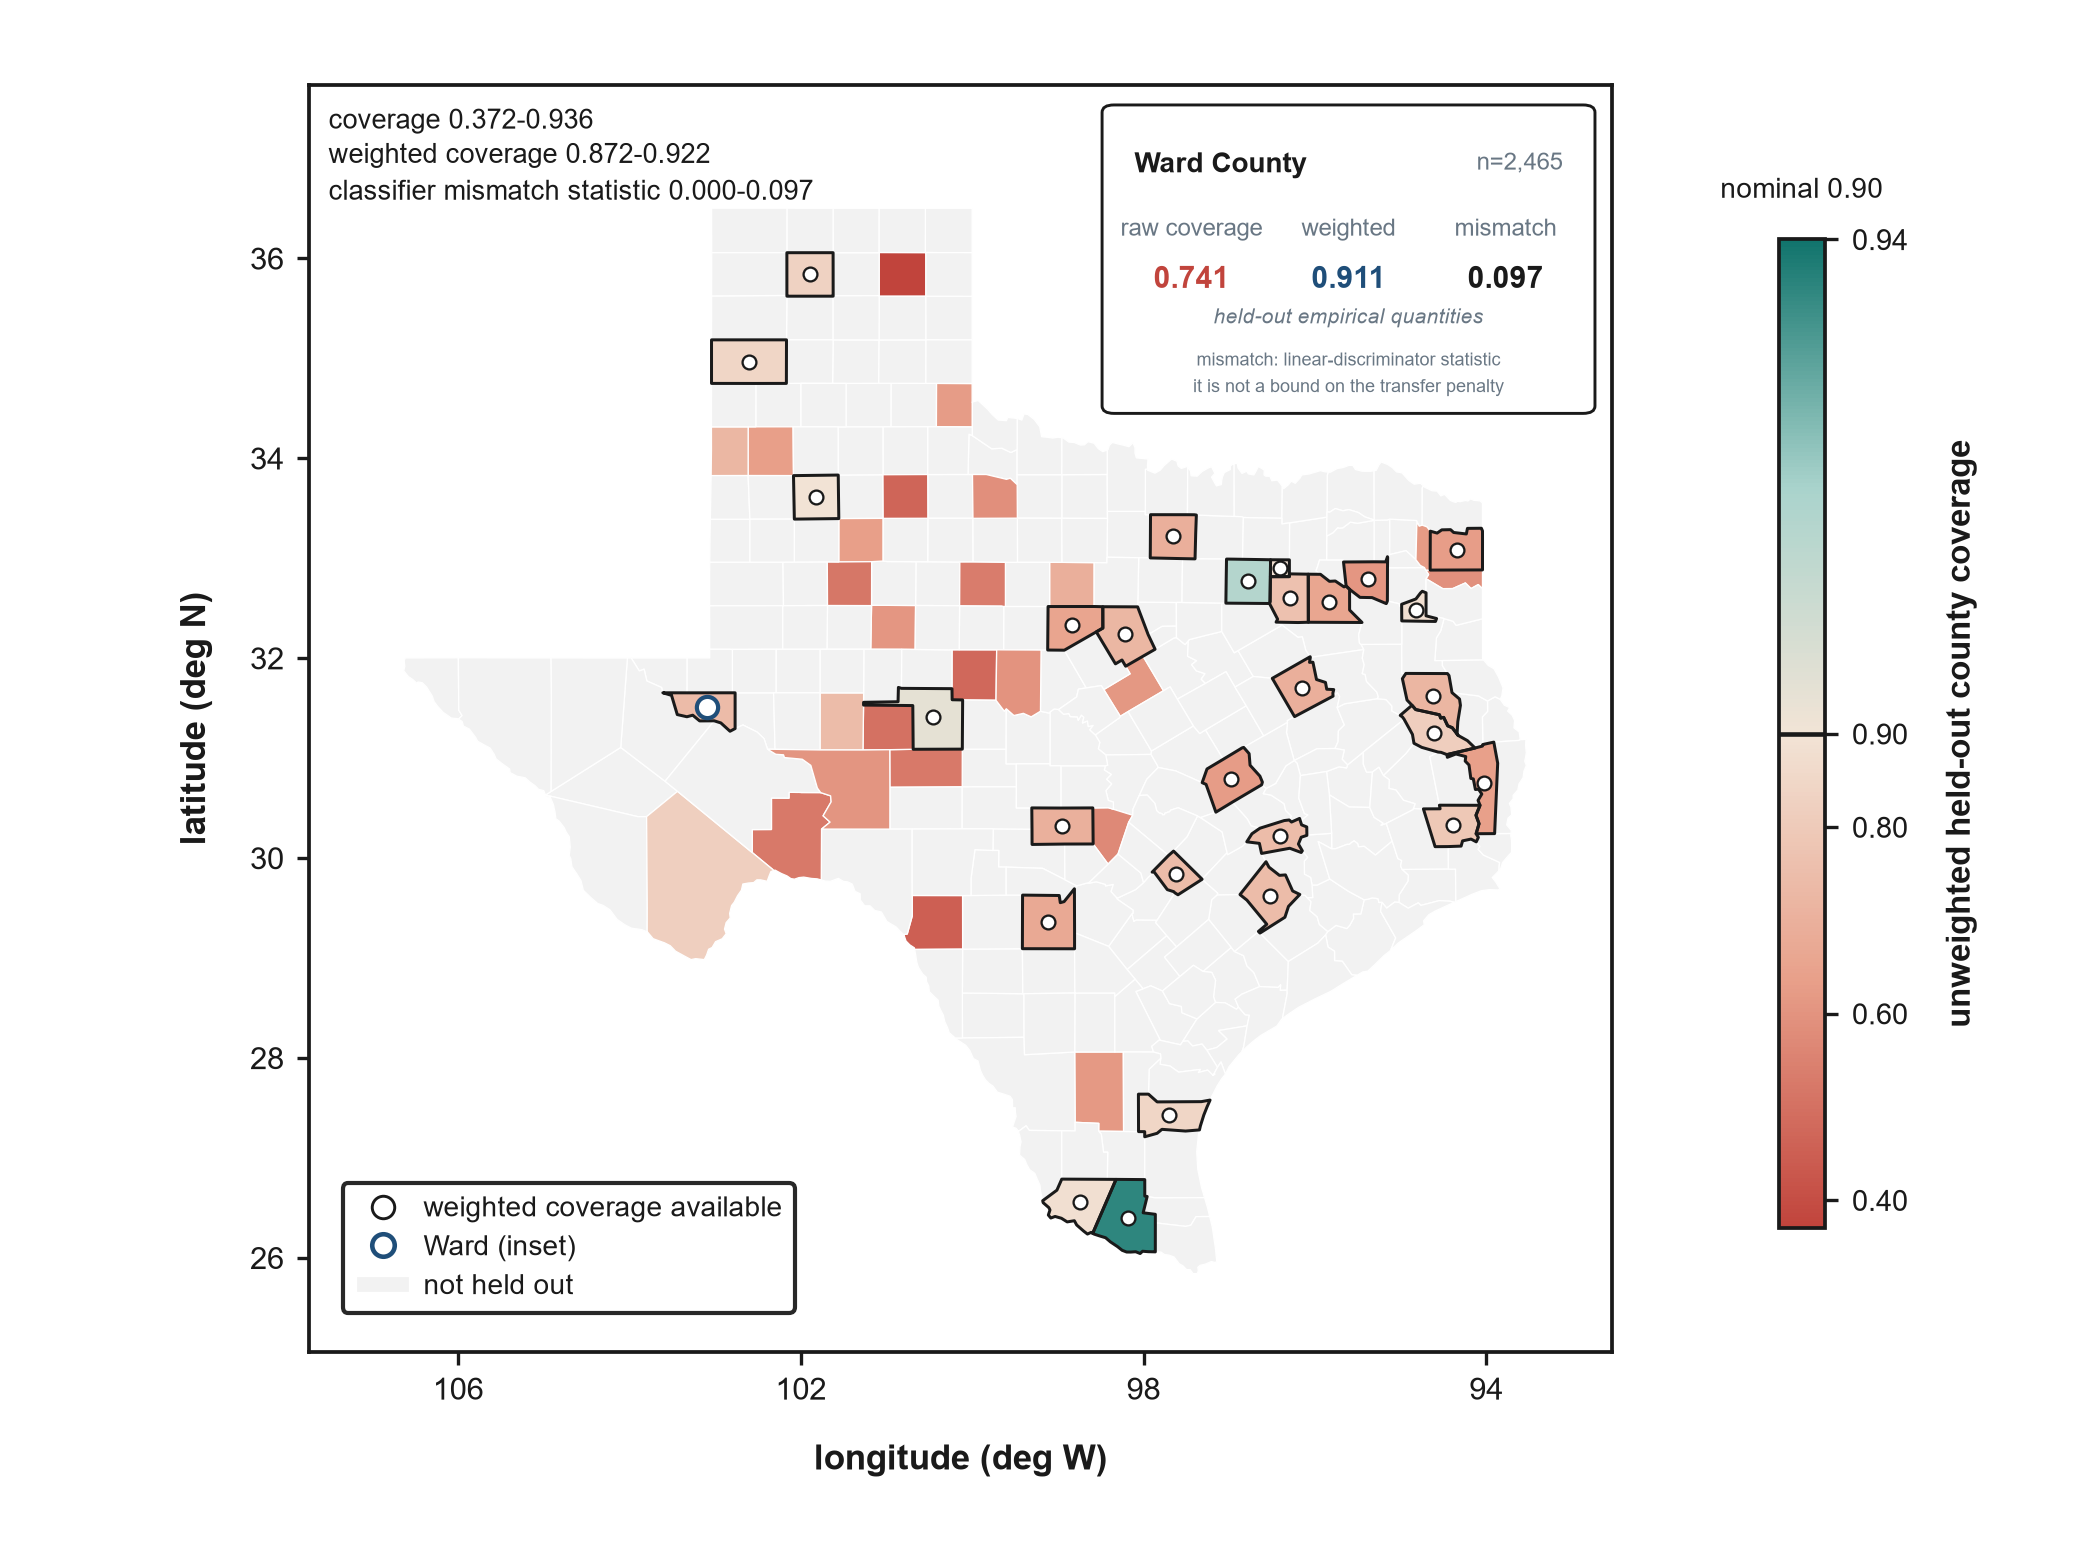

Here is the Python script that generated this plot:
"""
Figure 6 -- Texas county map of spatial transfer certificates.

Builds the figure directly from the E6 result parquet and the locked
Census county shapefile. The axis/tick typography follows Fig. 2 exactly:
bold 8.5 pt axis labels, 7.5 pt tick labels, 0.9 pt spines, 3 pt ticks, and
9 pt label padding.
"""
from __future__ import annotations

from pathlib import Path
import struct

import matplotlib
matplotlib.use("Agg")
from matplotlib import font_manager
import matplotlib.pyplot as plt
from matplotlib.collections import PolyCollection
from matplotlib.colors import LinearSegmentedColormap, TwoSlopeNorm
from matplotlib.lines import Line2D
from matplotlib.patches import FancyBboxPatch, Patch
import numpy as np
import pandas as pd


HERE = Path(__file__).resolve()
ROOT = next((p for p in HERE.parents if (p / "experiments" / "results").is_dir()), None)
if ROOT is None:
    raise FileNotFoundError("Could not locate repository root from script path")

RESULTS = ROOT / "experiments" / "results" / "e6_spatial.parquet"
SHP = ROOT / "data" / "interim" / "shapes" / "cb_2023_us_county_20m.shp"
DBF = SHP.with_suffix(".dbf")
OUT = HERE.parent

INK = "#1a1a1a"
CORAL = "#c1443c"
ACCENT_TEAL = "#11746c"
HDR_BLUE = "#1f4e79"
SLATE = "#697784"
MIST = "#e6eeec"
DIVERGING = [CORAL, "#e8a08a", "#f2e4d6", "#a9d3cc", ACCENT_TEAL]
NOT_HELD_OUT = "#f2f2f2"

for family in ("Helvetica Neue", "Helvetica", "Arial", "TeX Gyre Heros", "DejaVu Sans"):
    if any(family in f.name for f in font_manager.fontManager.ttflist):
        plt.rcParams["font.family"] = family
        break
plt.rcParams["pdf.fonttype"] = 42
plt.rcParams["ps.fonttype"] = 42
plt.rcParams["axes.unicode_minus"] = False
plt.rcParams.update({
    "font.size": 8.5,
    "axes.labelsize": 8.5,
    "axes.labelweight": "bold",
    "axes.labelpad": 9,
    "xtick.labelsize": 7.5,
    "ytick.labelsize": 7.5,
    "text.color": INK,
    "axes.labelcolor": INK,
    "xtick.color": INK,
    "ytick.color": INK,
    "axes.edgecolor": INK,
    "axes.linewidth": 0.9,
    "figure.dpi": 300,
    "savefig.dpi": 300,
})


def read_dbf_records(path: Path) -> list[dict[str, str]]:
    data = path.read_bytes()
    n_records = struct.unpack_from("<I", data, 4)[0]
    header_len = struct.unpack_from("<H", data, 8)[0]
    record_len = struct.unpack_from("<H", data, 10)[0]

    fields = []
    offset = 32
    while data[offset] != 0x0D:
        raw_name = data[offset:offset + 11].split(b"\x00", 1)[0]
        name = raw_name.decode("ascii", errors="ignore")
        length = data[offset + 16]
        fields.append((name, length))
        offset += 32

    records = []
    for i in range(n_records):
        pos = header_len + i * record_len
        if data[pos:pos + 1] == b"*":
            continue
        rec: dict[str, str] = {}
        cursor = pos + 1
        for name, length in fields:
            raw = data[cursor:cursor + length]
            rec[name] = raw.decode("utf-8", errors="replace").strip()
            cursor += length
        records.append(rec)
    return records


def read_shp_parts(path: Path) -> list[list[np.ndarray]]:
    data = path.read_bytes()
    pos = 100
    shapes: list[list[np.ndarray]] = []
    while pos < len(data):
        if pos + 8 > len(data):
            break
        content_words = struct.unpack(">i", data[pos + 4:pos + 8])[0]
        content_len = content_words * 2
        body = data[pos + 8:pos + 8 + content_len]
        pos += 8 + content_len
        if len(body) < 44:
            shapes.append([])
            continue
        shape_type = struct.unpack_from("<i", body, 0)[0]
        if shape_type == 0:
            shapes.append([])
            continue
        if shape_type != 5:
            raise ValueError(f"Expected Polygon shapefile, found shape type {shape_type}")
        n_parts = struct.unpack_from("<i", body, 36)[0]
        n_points = struct.unpack_from("<i", body, 40)[0]
        parts = list(struct.unpack_from(f"<{n_parts}i", body, 44))
        point_offset = 44 + 4 * n_parts
        points = np.array(struct.unpack_from(f"<{n_points * 2}d", body, point_offset), dtype=float).reshape(-1, 2)
        bounds = parts + [n_points]
        shapes.append([points[bounds[j]:bounds[j + 1]] for j in range(n_parts)])
    return shapes


def polygon_centroid(poly: np.ndarray) -> tuple[float, float, float]:
    x = poly[:, 0]
    y = poly[:, 1]
    cross = x * np.roll(y, -1) - np.roll(x, -1) * y
    area_signed = 0.5 * cross.sum()
    if abs(area_signed) < 1e-12:
        return float(x.mean()), float(y.mean()), 0.0
    cx = ((x + np.roll(x, -1)) * cross).sum() / (6 * area_signed)
    cy = ((y + np.roll(y, -1)) * cross).sum() / (6 * area_signed)
    return float(cx), float(cy), abs(area_signed)


def multipart_centroid(parts: list[np.ndarray]) -> tuple[float, float]:
    weighted = [polygon_centroid(p) for p in parts if len(p) >= 3]
    total = sum(w for _, _, w in weighted)
    if total <= 0:
        pts = np.vstack(parts)
        return float(pts[:, 0].mean()), float(pts[:, 1].mean())
    return (
        sum(cx * w for cx, _, w in weighted) / total,
        sum(cy * w for _, cy, w in weighted) / total,
    )


e6 = pd.read_parquet(RESULTS)
e6["county_key"] = e6["county"].str.upper()
coverage = dict(zip(e6["county_key"], e6["unw_coverage"]))
certified = set(e6.loc[e6["n_test"] >= 2000, "county_key"])
alpha = float(e6["alpha"].iloc[0])
nominal = 1 - alpha

records = read_dbf_records(DBF)
shapes = read_shp_parts(SHP)

cmap = LinearSegmentedColormap.from_list("choir_coverage_diverging", DIVERGING)
norm = TwoSlopeNorm(vmin=0.37, vcenter=nominal, vmax=0.94)

polys = []
facecolors = []
heldout_polys = []
cert_polys = []
centroids: dict[str, tuple[float, float]] = {}

for rec, parts in zip(records, shapes):
    if rec.get("STATEFP") != "48" or not parts:
        continue
    name = rec["NAME"].upper()
    cov = coverage.get(name)
    centroids[name] = multipart_centroid(parts)
    for part in parts:
        polys.append(part)
        if cov is None:
            facecolors.append(NOT_HELD_OUT)
        else:
            facecolors.append(cmap(norm(float(cov))))
            heldout_polys.append(part)
            if name in certified:
                cert_polys.append(part)

fig = plt.figure(figsize=(7.0, 5.15), dpi=300)
ax = fig.add_axes([0.085, 0.125, 0.745, 0.82])

base = PolyCollection(polys, facecolors=facecolors, edgecolors="white", linewidths=0.32, zorder=1)
ax.add_collection(base)
if cert_polys:
    rings = PolyCollection(cert_polys, facecolors="none", edgecolors=INK, linewidths=0.72, zorder=3)
    ax.add_collection(rings)

cert_xy = np.array([centroids[name] for name in sorted(certified) if name in centroids])
ax.scatter(cert_xy[:, 0], cert_xy[:, 1], s=11, facecolor="white", edgecolor=INK,
           linewidth=0.55, zorder=4)

example = e6.loc[e6["county_key"].eq("WARD")].iloc[0]
ex_xy = centroids["WARD"]
ax.scatter([ex_xy[0]], [ex_xy[1]], s=26, facecolor="white", edgecolor=HDR_BLUE,
           linewidth=1.0, zorder=5)

ax.autoscale()
x0, x1 = ax.get_xlim()
y0, y1 = ax.get_ylim()
ax.set_xlim(x0 - 0.45, x1 + 0.35)
ax.set_ylim(y0 - 0.25, y1 + 0.70)
ax.set_aspect(1 / np.cos(np.deg2rad(31.0)))

ax.set_xlabel("longitude (deg W)")
ax.set_ylabel("latitude (deg N)")
xticks = [-106, -102, -98, -94]
yticks = [26, 28, 30, 32, 34, 36]
ax.set_xticks(xticks)
ax.set_xticklabels([f"{abs(t)}" for t in xticks])
ax.set_yticks(yticks)
ax.set_yticklabels([f"{t}" for t in yticks])
ax.tick_params(length=3, width=0.8, color=INK, pad=3)
for spine in ax.spines.values():
    spine.set_visible(True)
    spine.set_color(INK)
    spine.set_linewidth(0.9)

sm = plt.cm.ScalarMappable(norm=norm, cmap=cmap)
cax = fig.add_axes([0.847, 0.205, 0.022, 0.64])
cb = fig.colorbar(sm, cax=cax)
cb.set_label("unweighted held-out county coverage", fontsize=8.0, color=INK)
cb.set_ticks([0.40, 0.60, 0.80, 0.90, 0.94])
cb.set_ticklabels(["0.40", "0.60", "0.80", "0.90", "0.94"])
cb.ax.tick_params(labelsize=7.0, length=3, width=0.8, color=INK)
cb.outline.set_edgecolor(INK)
cb.outline.set_linewidth(0.9)
cax.axhline(nominal, color=INK, lw=1.1)
cax.set_title("nominal 0.90", fontsize=6.8, color=INK, pad=10)

legend_handles = [
    Line2D([0], [0], marker="o", linestyle="none", markerfacecolor="white",
           markeredgecolor=INK, markeredgewidth=0.7, markersize=5.4,
           label="weighted coverage available"),
    Line2D([0], [0], marker="o", linestyle="none", markerfacecolor="white",
           markeredgecolor=HDR_BLUE, markeredgewidth=1.1, markersize=5.4,
           label="Ward (inset)"),
    Patch(facecolor=NOT_HELD_OUT, edgecolor="white", label="not held out"),
]
leg = ax.legend(handles=legend_handles, loc="lower left", bbox_to_anchor=(0.015, 0.02),
                fontsize=6.7, frameon=True, framealpha=0.94, facecolor="white",
                edgecolor=INK, borderpad=0.45, handletextpad=0.45, labelspacing=0.45)
leg.set_zorder(8)

ax.text(0.015, 0.985,
        "coverage 0.372-0.936\n"
        "weighted coverage 0.872-0.922\n"
        "classifier mismatch statistic 0.000-0.097",
        transform=ax.transAxes, ha="left", va="top",
        fontsize=6.5, color=INK, linespacing=1.35, zorder=7)

# Corner certificate inset. Anchor it to the rendered map axes so it stays
# inside the plot frame after the geographic aspect ratio shrinks the axis box.
card = ax.inset_axes([0.615, 0.745, 0.365, 0.235], transform=ax.transAxes)
card.set_axis_off()
card.set_xticks([])
card.set_yticks([])
card.add_patch(FancyBboxPatch((0, 0), 1, 1, boxstyle="round,pad=.018,rounding_size=.025",
                              transform=card.transAxes, facecolor="white",
                              edgecolor=INK, linewidth=0.7, clip_on=False))
card.text(0.05, 0.86, "Ward County", transform=card.transAxes,
          ha="left", va="top", fontsize=6.7, fontweight="bold")
card.text(0.95, 0.86, f"n={int(example.n_test):,}", transform=card.transAxes,
          ha="right", va="top", fontsize=5.8, color=SLATE)
xs = [0.17, 0.50, 0.83]
labels = ["raw coverage", "weighted", "mismatch"]
values = [float(example.unw_coverage), float(example.w_coverage), float(example.tv_lcb)]
colors = [CORAL, HDR_BLUE, INK]
for x, label, value, color in zip(xs, labels, values, colors):
    card.text(x, 0.60, label, transform=card.transAxes, ha="center", va="center",
              fontsize=5.8, color=SLATE)
    card.text(x, 0.43, f"{value:.3f}",
              transform=card.transAxes, ha="center", va="center",
              fontsize=7.1, color=color, fontweight="bold")
card.text(0.50, 0.27, "held-out empirical quantities", transform=card.transAxes,
          ha="center", va="bottom", fontsize=5.0, color=SLATE, style="italic")
card.text(0.50, 0.13,
          "mismatch: linear-discriminator statistic",
          transform=card.transAxes, ha="center", va="bottom",
          fontsize=4.35, color=SLATE)
card.text(0.50, 0.04, "it is not a bound on the transfer penalty", transform=card.transAxes,
          ha="center", va="bottom", fontsize=4.35, color=SLATE)


def floor_selfcheck(fig, path: Path) -> str:
    fig.canvas.draw()
    renderer = fig.canvas.get_renderer()
    texts = []
    texts.extend([t for t in fig.texts if t.get_visible() and t.get_text()])
    for a in fig.axes:
        texts.extend([t for t in a.get_xticklabels() + a.get_yticklabels()
                      if t.get_visible() and t.get_text()])
        texts.extend([a.xaxis.label, a.yaxis.label, a.title])
        texts.extend([t for t in a.texts if t.get_visible() and t.get_text()])
    boxes = [(t, t.get_window_extent(renderer)) for t in texts
             if t.get_visible() and t.get_text()]
    fig_box = fig.bbox
    clipped = [t.get_text() for t, b in boxes
               if b.x0 < 0 or b.y0 < 0 or b.x1 > fig_box.width or b.y1 > fig_box.height]
    overlap = []
    for i, (t, b) in enumerate(boxes):
        for u, c in boxes[i + 1:]:
            if t.axes is u.axes and b.overlaps(c):
                overlap.append((t.get_text(), u.get_text()))
    heldout_ok = len(e6) == 54
    certified_ok = len(certified) == 29
    range_ok = (
        np.isclose(e6["unw_coverage"].min(), 0.37158469945355194)
        and np.isclose(e6["unw_coverage"].max(), 0.936177780527032)
        and np.isclose(e6.loc[e6["n_test"] >= 2000, "w_coverage"].min(), 0.8719408081957882)
        and np.isclose(e6.loc[e6["n_test"] >= 2000, "w_coverage"].max(), 0.9215146299483649)
        and np.isclose(e6.loc[e6["n_test"] >= 2000, "tv_lcb"].min(), 0.0)
        and np.isclose(e6.loc[e6["n_test"] >= 2000, "tv_lcb"].max(), 0.09675725537622593)
    )
    axis_style_ok = (
        plt.rcParams["axes.labelsize"] == 8.5
        and plt.rcParams["axes.labelweight"] == "bold"
        and plt.rcParams["axes.labelpad"] == 9
        and plt.rcParams["xtick.labelsize"] == 7.5
        and plt.rcParams["ytick.labelsize"] == 7.5
        and plt.rcParams["axes.linewidth"] == 0.9
    )
    lines = [
        f"canonical_inputs: {'PASS' if RESULTS.exists() and SHP.exists() and DBF.exists() else 'FAIL'}",
        f"heldout_count_54: {'PASS' if heldout_ok else 'FAIL'}",
        f"certified_count_29: {'PASS' if certified_ok else 'FAIL'}",
        f"annotated_ranges_match_plan: {'PASS' if range_ok else 'FAIL'}",
        "diagnostic_quantities_kept_separate: PASS",
        f"fig2_axis_tick_style: {'PASS' if axis_style_ok else 'FAIL'}",
        f"all_text_inside_canvas: {'PASS' if not clipped else 'FAIL ' + str(clipped[:4])}",
        f"text_text_overlap: {'PASS' if not overlap else 'FAIL ' + str(overlap[:4])}",
        "savefig_dpi_300: PASS",
    ]
    status = "PASS" if all(": PASS" in line for line in lines) else "FAIL"
    path.write_text("FLOOR SELF-CHECK: " + status + "\n" + "\n".join(lines) + "\n",
                    encoding="utf-8")
    return status


fig.savefig(OUT / "fig6_texas_county_map.png", dpi=300, facecolor="white")
fig.savefig(OUT / "fig6_texas_county_map.pdf", facecolor="white")
status = floor_selfcheck(fig, OUT / "floor_selfcheck_fig6.txt")
print(f"fig6_texas_county_map: {status}")
plt.close(fig)
